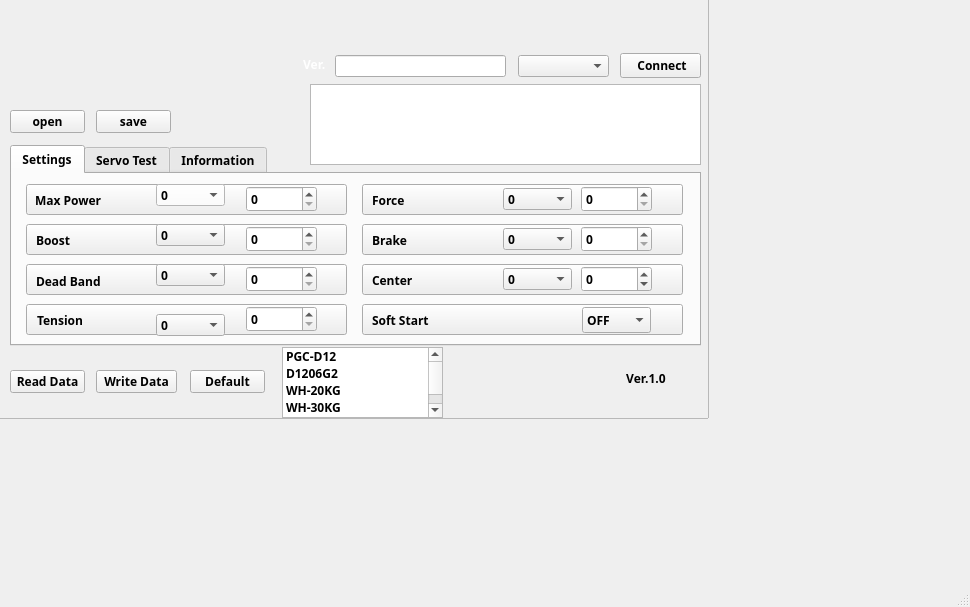
<?xml version="1.0" encoding="UTF-8"?>
<ui version="4.0">
 <class>MainWindow</class>
 <widget class="QMainWindow" name="MainWindow">
  <property name="geometry">
   <rect>
    <x>0</x>
    <y>0</y>
    <width>970</width>
    <height>607</height>
   </rect>
  </property>
  <property name="windowTitle">
   <string>MainWindow</string>
  </property>
  <widget class="QWidget" name="centralWidget">
   <widget class="QTabWidget" name="tabWidget">
    <property name="geometry">
     <rect>
      <x>10</x>
      <y>145</y>
      <width>691</width>
      <height>201</height>
     </rect>
    </property>
    <property name="font">
     <font>
      <family>微软雅黑</family>
      <weight>75</weight>
      <bold>true</bold>
     </font>
    </property>
    <property name="styleSheet">
     <string notr="true"/>
    </property>
    <property name="currentIndex">
     <number>0</number>
    </property>
    <widget class="QWidget" name="tab_2">
     <attribute name="title">
      <string>Settings</string>
     </attribute>
     <widget class="QPushButton" name="pushButton_s1">
      <property name="geometry">
       <rect>
        <x>14</x>
        <y>10</y>
        <width>321</width>
        <height>31</height>
       </rect>
      </property>
      <property name="minimumSize">
       <size>
        <width>0</width>
        <height>13</height>
       </size>
      </property>
      <property name="font">
       <font>
        <family>微软雅黑</family>
        <weight>75</weight>
        <bold>true</bold>
       </font>
      </property>
      <property name="layoutDirection">
       <enum>Qt::LeftToRight</enum>
      </property>
      <property name="text">
       <string/>
      </property>
     </widget>
     <widget class="QLabel" name="label_s1">
      <property name="geometry">
       <rect>
        <x>23</x>
        <y>18</y>
        <width>81</width>
        <height>16</height>
       </rect>
      </property>
      <property name="font">
       <font>
        <family>微软雅黑</family>
        <weight>75</weight>
        <bold>true</bold>
       </font>
      </property>
      <property name="text">
       <string>Max Power</string>
      </property>
     </widget>
     <widget class="QPushButton" name="pushButton_s2">
      <property name="geometry">
       <rect>
        <x>14</x>
        <y>50</y>
        <width>321</width>
        <height>31</height>
       </rect>
      </property>
      <property name="font">
       <font>
        <family>微软雅黑</family>
        <weight>75</weight>
        <bold>true</bold>
       </font>
      </property>
      <property name="layoutDirection">
       <enum>Qt::LeftToRight</enum>
      </property>
      <property name="text">
       <string/>
      </property>
     </widget>
     <widget class="QPushButton" name="pushButton_s3">
      <property name="geometry">
       <rect>
        <x>14</x>
        <y>90</y>
        <width>321</width>
        <height>31</height>
       </rect>
      </property>
      <property name="font">
       <font>
        <family>微软雅黑</family>
        <weight>75</weight>
        <bold>true</bold>
       </font>
      </property>
      <property name="layoutDirection">
       <enum>Qt::LeftToRight</enum>
      </property>
      <property name="text">
       <string/>
      </property>
     </widget>
     <widget class="QPushButton" name="pushButton_s4">
      <property name="geometry">
       <rect>
        <x>14</x>
        <y>130</y>
        <width>321</width>
        <height>31</height>
       </rect>
      </property>
      <property name="font">
       <font>
        <family>微软雅黑</family>
        <weight>75</weight>
        <bold>true</bold>
       </font>
      </property>
      <property name="layoutDirection">
       <enum>Qt::LeftToRight</enum>
      </property>
      <property name="text">
       <string/>
      </property>
     </widget>
     <widget class="QPushButton" name="pushButton_s5">
      <property name="geometry">
       <rect>
        <x>350</x>
        <y>10</y>
        <width>321</width>
        <height>31</height>
       </rect>
      </property>
      <property name="font">
       <font>
        <family>微软雅黑</family>
        <weight>75</weight>
        <bold>true</bold>
       </font>
      </property>
      <property name="layoutDirection">
       <enum>Qt::LeftToRight</enum>
      </property>
      <property name="text">
       <string/>
      </property>
     </widget>
     <widget class="QComboBox" name="comboBox_s1">
      <property name="geometry">
       <rect>
        <x>144</x>
        <y>10</y>
        <width>69</width>
        <height>22</height>
       </rect>
      </property>
      <property name="font">
       <font>
        <family>微软雅黑</family>
        <weight>75</weight>
        <bold>true</bold>
       </font>
      </property>
      <property name="styleSheet">
       <string notr="true">background-color: rgb(255, 255, 255);
color: rgb(0, 0, 0);</string>
      </property>
      <item>
       <property name="text">
        <string>0</string>
       </property>
      </item>
      <item>
       <property name="text">
        <string>1</string>
       </property>
      </item>
      <item>
       <property name="text">
        <string>2</string>
       </property>
      </item>
      <item>
       <property name="text">
        <string>3</string>
       </property>
      </item>
      <item>
       <property name="text">
        <string>4</string>
       </property>
      </item>
      <item>
       <property name="text">
        <string>5</string>
       </property>
      </item>
      <item>
       <property name="text">
        <string>6</string>
       </property>
      </item>
      <item>
       <property name="text">
        <string>7</string>
       </property>
      </item>
      <item>
       <property name="text">
        <string>8</string>
       </property>
      </item>
      <item>
       <property name="text">
        <string>9</string>
       </property>
      </item>
      <item>
       <property name="text">
        <string>10</string>
       </property>
      </item>
     </widget>
     <widget class="QComboBox" name="comboBox_s2">
      <property name="geometry">
       <rect>
        <x>144</x>
        <y>50</y>
        <width>69</width>
        <height>22</height>
       </rect>
      </property>
      <property name="font">
       <font>
        <family>微软雅黑</family>
        <weight>75</weight>
        <bold>true</bold>
       </font>
      </property>
      <item>
       <property name="text">
        <string>0</string>
       </property>
      </item>
      <item>
       <property name="text">
        <string>1</string>
       </property>
      </item>
      <item>
       <property name="text">
        <string>2</string>
       </property>
      </item>
      <item>
       <property name="text">
        <string>3</string>
       </property>
      </item>
      <item>
       <property name="text">
        <string>4</string>
       </property>
      </item>
      <item>
       <property name="text">
        <string>5</string>
       </property>
      </item>
      <item>
       <property name="text">
        <string>6</string>
       </property>
      </item>
      <item>
       <property name="text">
        <string>7</string>
       </property>
      </item>
      <item>
       <property name="text">
        <string>8</string>
       </property>
      </item>
      <item>
       <property name="text">
        <string>9</string>
       </property>
      </item>
      <item>
       <property name="text">
        <string>10</string>
       </property>
      </item>
     </widget>
     <widget class="QComboBox" name="comboBox_s3">
      <property name="geometry">
       <rect>
        <x>144</x>
        <y>90</y>
        <width>69</width>
        <height>22</height>
       </rect>
      </property>
      <property name="font">
       <font>
        <family>微软雅黑</family>
        <weight>75</weight>
        <bold>true</bold>
       </font>
      </property>
      <item>
       <property name="text">
        <string>0</string>
       </property>
      </item>
      <item>
       <property name="text">
        <string>1</string>
       </property>
      </item>
      <item>
       <property name="text">
        <string>2</string>
       </property>
      </item>
      <item>
       <property name="text">
        <string>3</string>
       </property>
      </item>
      <item>
       <property name="text">
        <string>4</string>
       </property>
      </item>
      <item>
       <property name="text">
        <string>5</string>
       </property>
      </item>
      <item>
       <property name="text">
        <string>6</string>
       </property>
      </item>
      <item>
       <property name="text">
        <string>7</string>
       </property>
      </item>
      <item>
       <property name="text">
        <string>8</string>
       </property>
      </item>
      <item>
       <property name="text">
        <string>9</string>
       </property>
      </item>
      <item>
       <property name="text">
        <string>10</string>
       </property>
      </item>
     </widget>
     <widget class="QComboBox" name="comboBox_s4">
      <property name="geometry">
       <rect>
        <x>144</x>
        <y>140</y>
        <width>69</width>
        <height>22</height>
       </rect>
      </property>
      <property name="font">
       <font>
        <family>微软雅黑</family>
        <weight>75</weight>
        <bold>true</bold>
       </font>
      </property>
      <item>
       <property name="text">
        <string>0</string>
       </property>
      </item>
      <item>
       <property name="text">
        <string>1</string>
       </property>
      </item>
      <item>
       <property name="text">
        <string>2</string>
       </property>
      </item>
      <item>
       <property name="text">
        <string>3</string>
       </property>
      </item>
      <item>
       <property name="text">
        <string>4</string>
       </property>
      </item>
      <item>
       <property name="text">
        <string>5</string>
       </property>
      </item>
      <item>
       <property name="text">
        <string>6</string>
       </property>
      </item>
      <item>
       <property name="text">
        <string>7</string>
       </property>
      </item>
      <item>
       <property name="text">
        <string>8</string>
       </property>
      </item>
      <item>
       <property name="text">
        <string>9</string>
       </property>
      </item>
      <item>
       <property name="text">
        <string>10</string>
       </property>
      </item>
     </widget>
     <widget class="QPushButton" name="pushButton_s6">
      <property name="geometry">
       <rect>
        <x>350</x>
        <y>50</y>
        <width>321</width>
        <height>31</height>
       </rect>
      </property>
      <property name="font">
       <font>
        <family>微软雅黑</family>
        <weight>75</weight>
        <bold>true</bold>
       </font>
      </property>
      <property name="layoutDirection">
       <enum>Qt::LeftToRight</enum>
      </property>
      <property name="text">
       <string/>
      </property>
     </widget>
     <widget class="QPushButton" name="pushButton_s7">
      <property name="geometry">
       <rect>
        <x>350</x>
        <y>90</y>
        <width>321</width>
        <height>31</height>
       </rect>
      </property>
      <property name="font">
       <font>
        <family>微软雅黑</family>
        <weight>75</weight>
        <bold>true</bold>
       </font>
      </property>
      <property name="layoutDirection">
       <enum>Qt::LeftToRight</enum>
      </property>
      <property name="text">
       <string/>
      </property>
     </widget>
     <widget class="QPushButton" name="pushButton_s8">
      <property name="geometry">
       <rect>
        <x>350</x>
        <y>130</y>
        <width>321</width>
        <height>31</height>
       </rect>
      </property>
      <property name="font">
       <font>
        <family>微软雅黑</family>
        <weight>75</weight>
        <bold>true</bold>
       </font>
      </property>
      <property name="layoutDirection">
       <enum>Qt::LeftToRight</enum>
      </property>
      <property name="text">
       <string/>
      </property>
     </widget>
     <widget class="QComboBox" name="comboBox_s6">
      <property name="geometry">
       <rect>
        <x>491</x>
        <y>54</y>
        <width>69</width>
        <height>22</height>
       </rect>
      </property>
      <property name="font">
       <font>
        <family>微软雅黑</family>
        <weight>75</weight>
        <bold>true</bold>
       </font>
      </property>
      <item>
       <property name="text">
        <string>0</string>
       </property>
      </item>
      <item>
       <property name="text">
        <string>1</string>
       </property>
      </item>
      <item>
       <property name="text">
        <string>2</string>
       </property>
      </item>
      <item>
       <property name="text">
        <string>3</string>
       </property>
      </item>
      <item>
       <property name="text">
        <string>4</string>
       </property>
      </item>
      <item>
       <property name="text">
        <string>5</string>
       </property>
      </item>
      <item>
       <property name="text">
        <string>6</string>
       </property>
      </item>
      <item>
       <property name="text">
        <string>7</string>
       </property>
      </item>
      <item>
       <property name="text">
        <string>8</string>
       </property>
      </item>
      <item>
       <property name="text">
        <string>9</string>
       </property>
      </item>
      <item>
       <property name="text">
        <string>10</string>
       </property>
      </item>
     </widget>
     <widget class="QComboBox" name="comboBox_s5">
      <property name="geometry">
       <rect>
        <x>491</x>
        <y>14</y>
        <width>69</width>
        <height>22</height>
       </rect>
      </property>
      <property name="font">
       <font>
        <family>微软雅黑</family>
        <weight>75</weight>
        <bold>true</bold>
       </font>
      </property>
      <item>
       <property name="text">
        <string>0</string>
       </property>
      </item>
      <item>
       <property name="text">
        <string>1</string>
       </property>
      </item>
      <item>
       <property name="text">
        <string>2</string>
       </property>
      </item>
      <item>
       <property name="text">
        <string>3</string>
       </property>
      </item>
      <item>
       <property name="text">
        <string>4</string>
       </property>
      </item>
      <item>
       <property name="text">
        <string>5</string>
       </property>
      </item>
      <item>
       <property name="text">
        <string>6</string>
       </property>
      </item>
      <item>
       <property name="text">
        <string>7</string>
       </property>
      </item>
      <item>
       <property name="text">
        <string>8</string>
       </property>
      </item>
      <item>
       <property name="text">
        <string>9</string>
       </property>
      </item>
      <item>
       <property name="text">
        <string>10</string>
       </property>
      </item>
     </widget>
     <widget class="QComboBox" name="comboBox_s8">
      <property name="geometry">
       <rect>
        <x>570</x>
        <y>133</y>
        <width>69</width>
        <height>26</height>
       </rect>
      </property>
      <property name="font">
       <font>
        <family>微软雅黑</family>
        <weight>75</weight>
        <bold>true</bold>
       </font>
      </property>
      <item>
       <property name="text">
        <string>OFF</string>
       </property>
      </item>
      <item>
       <property name="text">
        <string>ON</string>
       </property>
      </item>
     </widget>
     <widget class="QComboBox" name="comboBox_s7">
      <property name="geometry">
       <rect>
        <x>491</x>
        <y>94</y>
        <width>69</width>
        <height>22</height>
       </rect>
      </property>
      <property name="font">
       <font>
        <family>微软雅黑</family>
        <weight>75</weight>
        <bold>true</bold>
       </font>
      </property>
      <item>
       <property name="text">
        <string>0</string>
       </property>
      </item>
      <item>
       <property name="text">
        <string>1</string>
       </property>
      </item>
      <item>
       <property name="text">
        <string>2</string>
       </property>
      </item>
      <item>
       <property name="text">
        <string>3</string>
       </property>
      </item>
      <item>
       <property name="text">
        <string>4</string>
       </property>
      </item>
      <item>
       <property name="text">
        <string>5</string>
       </property>
      </item>
      <item>
       <property name="text">
        <string>6</string>
       </property>
      </item>
      <item>
       <property name="text">
        <string>7</string>
       </property>
      </item>
      <item>
       <property name="text">
        <string>8</string>
       </property>
      </item>
      <item>
       <property name="text">
        <string>9</string>
       </property>
      </item>
      <item>
       <property name="text">
        <string>10</string>
       </property>
      </item>
     </widget>
     <widget class="QLabel" name="label_s2">
      <property name="geometry">
       <rect>
        <x>24</x>
        <y>58</y>
        <width>81</width>
        <height>16</height>
       </rect>
      </property>
      <property name="font">
       <font>
        <family>微软雅黑</family>
        <weight>75</weight>
        <bold>true</bold>
       </font>
      </property>
      <property name="text">
       <string>Boost</string>
      </property>
     </widget>
     <widget class="QLabel" name="label_s3">
      <property name="geometry">
       <rect>
        <x>24</x>
        <y>99</y>
        <width>81</width>
        <height>16</height>
       </rect>
      </property>
      <property name="font">
       <font>
        <family>微软雅黑</family>
        <weight>75</weight>
        <bold>true</bold>
       </font>
      </property>
      <property name="text">
       <string>Dead Band</string>
      </property>
     </widget>
     <widget class="QLabel" name="label_s4">
      <property name="geometry">
       <rect>
        <x>25</x>
        <y>138</y>
        <width>81</width>
        <height>16</height>
       </rect>
      </property>
      <property name="font">
       <font>
        <family>微软雅黑</family>
        <weight>75</weight>
        <bold>true</bold>
       </font>
      </property>
      <property name="text">
       <string>Tension</string>
      </property>
     </widget>
     <widget class="QLabel" name="label_s5">
      <property name="geometry">
       <rect>
        <x>360</x>
        <y>18</y>
        <width>81</width>
        <height>16</height>
       </rect>
      </property>
      <property name="font">
       <font>
        <family>微软雅黑</family>
        <weight>75</weight>
        <bold>true</bold>
       </font>
      </property>
      <property name="text">
       <string>Force</string>
      </property>
     </widget>
     <widget class="QLabel" name="label_s6">
      <property name="geometry">
       <rect>
        <x>360</x>
        <y>58</y>
        <width>81</width>
        <height>16</height>
       </rect>
      </property>
      <property name="font">
       <font>
        <family>微软雅黑</family>
        <weight>75</weight>
        <bold>true</bold>
       </font>
      </property>
      <property name="text">
       <string>Brake</string>
      </property>
     </widget>
     <widget class="QLabel" name="label_s7">
      <property name="geometry">
       <rect>
        <x>360</x>
        <y>98</y>
        <width>81</width>
        <height>16</height>
       </rect>
      </property>
      <property name="font">
       <font>
        <family>微软雅黑</family>
        <weight>75</weight>
        <bold>true</bold>
       </font>
      </property>
      <property name="text">
       <string>Center</string>
      </property>
     </widget>
     <widget class="QLabel" name="label_s8">
      <property name="geometry">
       <rect>
        <x>360</x>
        <y>138</y>
        <width>81</width>
        <height>16</height>
       </rect>
      </property>
      <property name="font">
       <font>
        <family>微软雅黑</family>
        <weight>75</weight>
        <bold>true</bold>
       </font>
      </property>
      <property name="text">
       <string>Soft Start</string>
      </property>
     </widget>
     <widget class="QSpinBox" name="spinBox_1">
      <property name="geometry">
       <rect>
        <x>234</x>
        <y>12</y>
        <width>71</width>
        <height>26</height>
       </rect>
      </property>
      <property name="font">
       <font>
        <family>微软雅黑</family>
        <weight>75</weight>
        <bold>true</bold>
       </font>
      </property>
      <property name="maximum">
       <number>10</number>
      </property>
     </widget>
     <widget class="QSpinBox" name="spinBox_2">
      <property name="geometry">
       <rect>
        <x>234</x>
        <y>52</y>
        <width>71</width>
        <height>26</height>
       </rect>
      </property>
      <property name="font">
       <font>
        <family>微软雅黑</family>
        <weight>75</weight>
        <bold>true</bold>
       </font>
      </property>
      <property name="maximum">
       <number>10</number>
      </property>
     </widget>
     <widget class="QSpinBox" name="spinBox_3">
      <property name="geometry">
       <rect>
        <x>234</x>
        <y>92</y>
        <width>71</width>
        <height>26</height>
       </rect>
      </property>
      <property name="font">
       <font>
        <family>微软雅黑</family>
        <weight>75</weight>
        <bold>true</bold>
       </font>
      </property>
      <property name="maximum">
       <number>10</number>
      </property>
     </widget>
     <widget class="QSpinBox" name="spinBox_4">
      <property name="geometry">
       <rect>
        <x>234</x>
        <y>132</y>
        <width>71</width>
        <height>26</height>
       </rect>
      </property>
      <property name="font">
       <font>
        <family>微软雅黑</family>
        <weight>75</weight>
        <bold>true</bold>
       </font>
      </property>
      <property name="maximum">
       <number>10</number>
      </property>
     </widget>
     <widget class="QSpinBox" name="spinBox_6">
      <property name="geometry">
       <rect>
        <x>569</x>
        <y>52</y>
        <width>71</width>
        <height>26</height>
       </rect>
      </property>
      <property name="font">
       <font>
        <family>微软雅黑</family>
        <weight>75</weight>
        <bold>true</bold>
       </font>
      </property>
      <property name="maximum">
       <number>10</number>
      </property>
     </widget>
     <widget class="QSpinBox" name="spinBox_5">
      <property name="geometry">
       <rect>
        <x>569</x>
        <y>12</y>
        <width>71</width>
        <height>26</height>
       </rect>
      </property>
      <property name="font">
       <font>
        <family>微软雅黑</family>
        <weight>75</weight>
        <bold>true</bold>
       </font>
      </property>
      <property name="maximum">
       <number>10</number>
      </property>
     </widget>
     <widget class="QSpinBox" name="spinBox_7">
      <property name="geometry">
       <rect>
        <x>569</x>
        <y>92</y>
        <width>71</width>
        <height>26</height>
       </rect>
      </property>
      <property name="font">
       <font>
        <family>微软雅黑</family>
        <weight>75</weight>
        <bold>true</bold>
       </font>
      </property>
      <property name="minimum">
       <number>-10</number>
      </property>
      <property name="maximum">
       <number>10</number>
      </property>
     </widget>
    </widget>
    <widget class="QWidget" name="tab_1">
     <attribute name="title">
      <string>Servo Test</string>
     </attribute>
     <widget class="QPushButton" name="pushButton_3">
      <property name="geometry">
       <rect>
        <x>10</x>
        <y>10</y>
        <width>391</width>
        <height>31</height>
       </rect>
      </property>
      <property name="font">
       <font>
        <family>微软雅黑</family>
        <weight>75</weight>
        <bold>true</bold>
       </font>
      </property>
      <property name="layoutDirection">
       <enum>Qt::LeftToRight</enum>
      </property>
      <property name="text">
       <string>Broad Band</string>
      </property>
     </widget>
     <widget class="QPushButton" name="pushButton_4">
      <property name="geometry">
       <rect>
        <x>10</x>
        <y>50</y>
        <width>391</width>
        <height>31</height>
       </rect>
      </property>
      <property name="font">
       <font>
        <family>微软雅黑</family>
        <weight>75</weight>
        <bold>true</bold>
       </font>
      </property>
      <property name="text">
       <string/>
      </property>
     </widget>
     <widget class="QPushButton" name="pushButton_5">
      <property name="geometry">
       <rect>
        <x>10</x>
        <y>90</y>
        <width>391</width>
        <height>31</height>
       </rect>
      </property>
      <property name="font">
       <font>
        <family>微软雅黑</family>
        <weight>75</weight>
        <bold>true</bold>
       </font>
      </property>
      <property name="text">
       <string>Narrow Band</string>
      </property>
     </widget>
     <widget class="QPushButton" name="pushButton_6">
      <property name="geometry">
       <rect>
        <x>10</x>
        <y>130</y>
        <width>391</width>
        <height>31</height>
       </rect>
      </property>
      <property name="font">
       <font>
        <family>微软雅黑</family>
        <weight>75</weight>
        <bold>true</bold>
       </font>
      </property>
      <property name="text">
       <string/>
      </property>
     </widget>
     <widget class="QLabel" name="label_4">
      <property name="geometry">
       <rect>
        <x>22</x>
        <y>60</y>
        <width>81</width>
        <height>16</height>
       </rect>
      </property>
      <property name="font">
       <font>
        <family>微软雅黑</family>
        <weight>75</weight>
        <bold>true</bold>
       </font>
      </property>
      <property name="text">
       <string>PWM</string>
      </property>
     </widget>
     <widget class="QLabel" name="label_5">
      <property name="geometry">
       <rect>
        <x>22</x>
        <y>138</y>
        <width>81</width>
        <height>16</height>
       </rect>
      </property>
      <property name="font">
       <font>
        <family>微软雅黑</family>
        <weight>75</weight>
        <bold>true</bold>
       </font>
      </property>
      <property name="text">
       <string>PWM</string>
      </property>
     </widget>
     <widget class="QPushButton" name="pushButton_p1">
      <property name="geometry">
       <rect>
        <x>106</x>
        <y>55</y>
        <width>51</width>
        <height>23</height>
       </rect>
      </property>
      <property name="font">
       <font>
        <family>微软雅黑</family>
        <weight>75</weight>
        <bold>true</bold>
       </font>
      </property>
      <property name="text">
       <string>500us</string>
      </property>
     </widget>
     <widget class="QPushButton" name="pushButton_p2">
      <property name="geometry">
       <rect>
        <x>166</x>
        <y>55</y>
        <width>51</width>
        <height>23</height>
       </rect>
      </property>
      <property name="font">
       <font>
        <family>微软雅黑</family>
        <weight>75</weight>
        <bold>true</bold>
       </font>
      </property>
      <property name="text">
       <string>900us</string>
      </property>
     </widget>
     <widget class="QPushButton" name="pushButton_p3">
      <property name="geometry">
       <rect>
        <x>226</x>
        <y>55</y>
        <width>51</width>
        <height>23</height>
       </rect>
      </property>
      <property name="font">
       <font>
        <family>微软雅黑</family>
        <weight>75</weight>
        <bold>true</bold>
       </font>
      </property>
      <property name="text">
       <string>1500us</string>
      </property>
     </widget>
     <widget class="QPushButton" name="pushButton_p4">
      <property name="geometry">
       <rect>
        <x>286</x>
        <y>55</y>
        <width>51</width>
        <height>23</height>
       </rect>
      </property>
      <property name="font">
       <font>
        <family>微软雅黑</family>
        <weight>75</weight>
        <bold>true</bold>
       </font>
      </property>
      <property name="text">
       <string>2100us</string>
      </property>
     </widget>
     <widget class="QPushButton" name="pushButton_p5">
      <property name="geometry">
       <rect>
        <x>346</x>
        <y>55</y>
        <width>51</width>
        <height>23</height>
       </rect>
      </property>
      <property name="font">
       <font>
        <family>微软雅黑</family>
        <weight>75</weight>
        <bold>true</bold>
       </font>
      </property>
      <property name="text">
       <string>2500us</string>
      </property>
     </widget>
     <widget class="QPushButton" name="pushButton_p7">
      <property name="geometry">
       <rect>
        <x>285</x>
        <y>135</y>
        <width>51</width>
        <height>23</height>
       </rect>
      </property>
      <property name="font">
       <font>
        <family>微软雅黑</family>
        <weight>75</weight>
        <bold>true</bold>
       </font>
      </property>
      <property name="text">
       <string>750us</string>
      </property>
     </widget>
     <widget class="QPushButton" name="pushButton_p6">
      <property name="geometry">
       <rect>
        <x>225</x>
        <y>135</y>
        <width>51</width>
        <height>23</height>
       </rect>
      </property>
      <property name="font">
       <font>
        <family>微软雅黑</family>
        <weight>75</weight>
        <bold>true</bold>
       </font>
      </property>
      <property name="text">
       <string>500us</string>
      </property>
     </widget>
     <widget class="QPushButton" name="pushButton_p8">
      <property name="geometry">
       <rect>
        <x>345</x>
        <y>135</y>
        <width>51</width>
        <height>23</height>
       </rect>
      </property>
      <property name="font">
       <font>
        <family>微软雅黑</family>
        <weight>75</weight>
        <bold>true</bold>
       </font>
      </property>
      <property name="text">
       <string>1000us</string>
      </property>
     </widget>
     <widget class="GaugeCircle" name="gaugeCircle">
      <property name="geometry">
       <rect>
        <x>415</x>
        <y>8</y>
        <width>261</width>
        <height>141</height>
       </rect>
      </property>
      <property name="minValue">
       <double>-90.000000000000000</double>
      </property>
      <property name="maxValue">
       <double>90.000000000000000</double>
      </property>
      <property name="scaleMajor">
       <number>6</number>
      </property>
      <property name="scaleMinor">
       <number>5</number>
      </property>
      <property name="usedColor">
       <color>
        <red>96</red>
        <green>93</green>
        <blue>92</blue>
       </color>
      </property>
      <property name="freeColor">
       <color>
        <red>96</red>
        <green>93</green>
        <blue>92</blue>
       </color>
      </property>
      <property name="scaleColor">
       <color>
        <red>255</red>
        <green>255</green>
        <blue>255</blue>
       </color>
      </property>
      <property name="pointerColor">
       <color>
        <red>218</red>
        <green>37</green>
        <blue>29</blue>
       </color>
      </property>
      <property name="overlayColor">
       <color>
        <red>255</red>
        <green>170</green>
        <blue>127</blue>
       </color>
      </property>
     </widget>
    </widget>
    <widget class="QWidget" name="tab_3">
     <attribute name="title">
      <string>Information</string>
     </attribute>
     <widget class="QGroupBox" name="groupBox">
      <property name="geometry">
       <rect>
        <x>10</x>
        <y>10</y>
        <width>331</width>
        <height>151</height>
       </rect>
      </property>
      <property name="font">
       <font>
        <family>微软雅黑</family>
        <weight>75</weight>
        <bold>true</bold>
       </font>
      </property>
      <property name="styleSheet">
       <string notr="true">color: rgb(255, 255, 255);</string>
      </property>
      <property name="title">
       <string>  Update</string>
      </property>
      <widget class="QPushButton" name="pushButton_lcdfirmware">
       <property name="geometry">
        <rect>
         <x>23</x>
         <y>19</y>
         <width>111</width>
         <height>31</height>
        </rect>
       </property>
       <property name="font">
        <font>
         <family>微软雅黑</family>
         <weight>75</weight>
         <bold>true</bold>
        </font>
       </property>
       <property name="text">
        <string>Load firmware</string>
       </property>
      </widget>
      <widget class="QLineEdit" name="lineEdit_lcdfirmware">
       <property name="geometry">
        <rect>
         <x>135</x>
         <y>20</y>
         <width>181</width>
         <height>31</height>
        </rect>
       </property>
       <property name="font">
        <font>
         <family>微软雅黑</family>
         <weight>75</weight>
         <bold>true</bold>
        </font>
       </property>
      </widget>
      <widget class="QPushButton" name="pushButton_lcdupgrade">
       <property name="geometry">
        <rect>
         <x>23</x>
         <y>67</y>
         <width>291</width>
         <height>31</height>
        </rect>
       </property>
       <property name="font">
        <font>
         <family>微软雅黑</family>
         <weight>75</weight>
         <bold>true</bold>
        </font>
       </property>
       <property name="text">
        <string> LCD Upgrade</string>
       </property>
      </widget>
      <widget class="QProgressBar" name="progressBar">
       <property name="geometry">
        <rect>
         <x>23</x>
         <y>118</y>
         <width>291</width>
         <height>23</height>
        </rect>
       </property>
       <property name="font">
        <font>
         <family>微软雅黑</family>
         <weight>75</weight>
         <bold>true</bold>
        </font>
       </property>
       <property name="value">
        <number>24</number>
       </property>
      </widget>
     </widget>
    </widget>
   </widget>
   <widget class="QFrame" name="frame">
    <property name="geometry">
     <rect>
      <x>-2</x>
      <y>-2</y>
      <width>711</width>
      <height>421</height>
     </rect>
    </property>
    <property name="font">
     <font>
      <family>微软雅黑</family>
      <weight>75</weight>
      <bold>true</bold>
     </font>
    </property>
    <property name="styleSheet">
     <string notr="true">background-image: url(:/img/back2.png);</string>
    </property>
    <property name="frameShape">
     <enum>QFrame::StyledPanel</enum>
    </property>
    <property name="frameShadow">
     <enum>QFrame::Raised</enum>
    </property>
   </widget>
   <widget class="QPushButton" name="pushButton_save">
    <property name="geometry">
     <rect>
      <x>96</x>
      <y>110</y>
      <width>75</width>
      <height>23</height>
     </rect>
    </property>
    <property name="font">
     <font>
      <family>微软雅黑</family>
      <weight>75</weight>
      <bold>true</bold>
     </font>
    </property>
    <property name="text">
     <string>save</string>
    </property>
   </widget>
   <widget class="QPushButton" name="pushButton_open">
    <property name="geometry">
     <rect>
      <x>10</x>
      <y>110</y>
      <width>75</width>
      <height>23</height>
     </rect>
    </property>
    <property name="font">
     <font>
      <family>微软雅黑</family>
      <weight>75</weight>
      <bold>true</bold>
     </font>
    </property>
    <property name="text">
     <string>open</string>
    </property>
   </widget>
   <widget class="QLabel" name="label_ver">
    <property name="geometry">
     <rect>
      <x>620</x>
      <y>370</y>
      <width>81</width>
      <height>16</height>
     </rect>
    </property>
    <property name="font">
     <font>
      <family>微软雅黑</family>
      <weight>75</weight>
      <bold>true</bold>
     </font>
    </property>
    <property name="text">
     <string>  Ver.1.0</string>
    </property>
   </widget>
   <widget class="QTextEdit" name="textEdit">
    <property name="geometry">
     <rect>
      <x>310</x>
      <y>84</y>
      <width>391</width>
      <height>81</height>
     </rect>
    </property>
    <property name="font">
     <font>
      <family>微软雅黑</family>
      <weight>50</weight>
      <bold>false</bold>
     </font>
    </property>
    <property name="html">
     <string>&lt;!DOCTYPE HTML PUBLIC &quot;-//W3C//DTD HTML 4.0//EN&quot; &quot;http://www.w3.org/TR/REC-html40/strict.dtd&quot;&gt;
&lt;html&gt;&lt;head&gt;&lt;meta name=&quot;qrichtext&quot; content=&quot;1&quot; /&gt;&lt;style type=&quot;text/css&quot;&gt;
p, li { white-space: pre-wrap; }
&lt;/style&gt;&lt;/head&gt;&lt;body style=&quot; font-family:'微软雅黑'; font-size:9pt; font-weight:400; font-style:normal;&quot;&gt;
&lt;p style=&quot;-qt-paragraph-type:empty; margin-top:0px; margin-bottom:0px; margin-left:0px; margin-right:0px; -qt-block-indent:0; text-indent:0px; font-family:'SimSun';&quot;&gt;&lt;br /&gt;&lt;/p&gt;&lt;/body&gt;&lt;/html&gt;</string>
    </property>
   </widget>
   <widget class="QPushButton" name="pushButton_connect">
    <property name="geometry">
     <rect>
      <x>620</x>
      <y>53</y>
      <width>81</width>
      <height>25</height>
     </rect>
    </property>
    <property name="font">
     <font>
      <family>微软雅黑</family>
      <weight>75</weight>
      <bold>true</bold>
     </font>
    </property>
    <property name="text">
     <string> Connect</string>
    </property>
   </widget>
   <widget class="QLabel" name="label">
    <property name="geometry">
     <rect>
      <x>300</x>
      <y>56</y>
      <width>31</width>
      <height>16</height>
     </rect>
    </property>
    <property name="font">
     <font>
      <family>微软雅黑</family>
      <weight>75</weight>
      <bold>true</bold>
     </font>
    </property>
    <property name="styleSheet">
     <string notr="true">color: rgb(255, 255, 255);</string>
    </property>
    <property name="text">
     <string> Ver.</string>
    </property>
   </widget>
   <widget class="QLineEdit" name="lineEdit">
    <property name="geometry">
     <rect>
      <x>335</x>
      <y>55</y>
      <width>171</width>
      <height>22</height>
     </rect>
    </property>
    <property name="font">
     <font>
      <family>微软雅黑</family>
      <weight>75</weight>
      <bold>true</bold>
     </font>
    </property>
   </widget>
   <widget class="QComboBox" name="comboBox_com">
    <property name="geometry">
     <rect>
      <x>518</x>
      <y>55</y>
      <width>91</width>
      <height>22</height>
     </rect>
    </property>
    <property name="font">
     <font>
      <family>微软雅黑</family>
      <weight>75</weight>
      <bold>true</bold>
     </font>
    </property>
   </widget>
   <widget class="QPushButton" name="pushButton_Default">
    <property name="geometry">
     <rect>
      <x>190</x>
      <y>370</y>
      <width>75</width>
      <height>23</height>
     </rect>
    </property>
    <property name="font">
     <font>
      <family>微软雅黑</family>
      <weight>75</weight>
      <bold>true</bold>
     </font>
    </property>
    <property name="text">
     <string>Default</string>
    </property>
   </widget>
   <widget class="QPushButton" name="pushButton_readData">
    <property name="geometry">
     <rect>
      <x>10</x>
      <y>370</y>
      <width>75</width>
      <height>23</height>
     </rect>
    </property>
    <property name="font">
     <font>
      <family>微软雅黑</family>
      <weight>75</weight>
      <bold>true</bold>
     </font>
    </property>
    <property name="text">
     <string>Read Data</string>
    </property>
   </widget>
   <widget class="QPushButton" name="pushButton_writeData">
    <property name="geometry">
     <rect>
      <x>96</x>
      <y>370</y>
      <width>81</width>
      <height>23</height>
     </rect>
    </property>
    <property name="font">
     <font>
      <family>微软雅黑</family>
      <weight>75</weight>
      <bold>true</bold>
     </font>
    </property>
    <property name="text">
     <string>Write Data</string>
    </property>
   </widget>
   <widget class="QListWidget" name="listWidget">
    <property name="geometry">
     <rect>
      <x>282</x>
      <y>347</y>
      <width>161</width>
      <height>71</height>
     </rect>
    </property>
    <property name="font">
     <font>
      <family>微软雅黑</family>
      <weight>75</weight>
      <bold>true</bold>
     </font>
    </property>
    <item>
     <property name="text">
      <string>PGC-D12</string>
     </property>
    </item>
    <item>
     <property name="text">
      <string>D1206G2</string>
     </property>
    </item>
    <item>
     <property name="text">
      <string>WH-20KG</string>
     </property>
    </item>
    <item>
     <property name="text">
      <string>WH-30KG</string>
     </property>
    </item>
    <item>
     <property name="text">
      <string>WH-40KG</string>
     </property>
    </item>
   </widget>
   <zorder>frame</zorder>
   <zorder>tabWidget</zorder>
   <zorder>pushButton_save</zorder>
   <zorder>pushButton_open</zorder>
   <zorder>label_ver</zorder>
   <zorder>textEdit</zorder>
   <zorder>pushButton_connect</zorder>
   <zorder>label</zorder>
   <zorder>lineEdit</zorder>
   <zorder>comboBox_com</zorder>
   <zorder>pushButton_Default</zorder>
   <zorder>pushButton_readData</zorder>
   <zorder>pushButton_writeData</zorder>
   <zorder>listWidget</zorder>
  </widget>
  <widget class="QStatusBar" name="statusBar"/>
 </widget>
 <layoutdefault spacing="6" margin="11"/>
 <customwidgets>
  <customwidget>
   <class>GaugeCircle</class>
   <extends>QWidget</extends>
   <header>gaugecircle.h</header>
  </customwidget>
 </customwidgets>
 <resources/>
 <connections/>
</ui>
